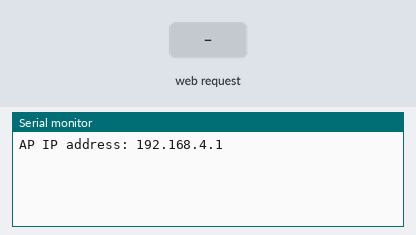
Bench run of a sketch on a simulated ESP32. Parts: the last lines printed to the serial monitor. Inputs (shaded band) come from the test bench. WiFi joins after 1.5 s; servers stay silent unless stated.

Above: at 1.2 s.
1.3 s: HTTP request GET /update received
At 2.2 s:
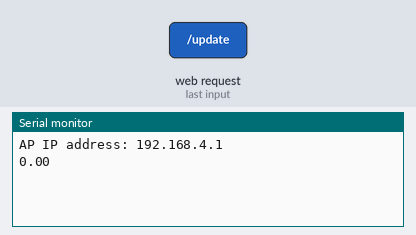
2.8 s: HTTP request GET /update?value=1 received
At 3.3 s:
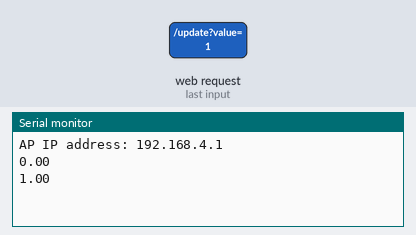

The sketch:

ESP32_Thinkspeak_Master.ino
```cpp
 #include <WiFi.h>
 #include <WebServer.h>
#include <HTTPClient.h>

const char *ssid = "Master_thinkspeak";
const char *password = "master1234";

const char *ssid_STA     = "I-Tech-Router"; // the ssid/name of the wifi, the esp will be connected to
const char *password_STA = "0512303189T"; // the password of that wifi


// Domain Name with full URL Path for HTTP POST Request
const char* serverName = "http://api.thingspeak.com/update";
// Service API Key
String apiKey = "GDKZYY76S4G4HLQX";

// THE DEFAULT TIMER IS SET TO 10 SECONDS FOR TESTING PURPOSES
// For a final application, check the API call limits per hour/minute to avoid getting blocked/banned
unsigned long lastTime = 0;
// Set timer to 10 minutes (600000)
//unsigned long timerDelay = 600000;
// Timer set to 10 seconds (10000)
unsigned long timerDelay = 10000;
WebServer server(80);
float Sensor_Value = 0.0;

void setup() {
  Serial.begin(115200);
  //WiFi.mode(WIFI_AP_STA);

  WiFi.softAP(ssid, password);
  IPAddress myIP = WiFi.softAPIP();
  Serial.print("AP IP address: ");
  Serial.println(myIP);
  server.on("/",handleIndex);
  server.on("/update",handleUpdate);
  server.begin();
    //station part
//  Serial.print("connecting to...");
//  Serial.println(ssid_STA);
//
//  WiFi.begin(ssid_STA,password_STA);
//
//  while(WiFi.status() != WL_CONNECTED) {
//    delay(500);
//    Serial.print(".");
//  }
//  Serial.println("");
//  Serial.print("Connected to WiFi network with IP Address: ");
//  Serial.println(WiFi.localIP());

}

void loop() {

server.handleClient();

//  if ((millis() - lastTime) > timerDelay) {
//    //Check WiFi connection status
//    if(WiFi.status()== WL_CONNECTED){
//      HTTPClient http;
//      http.begin(serverName);
//      http.addHeader("Content-Type", "application/x-www-form-urlencoded");
//      String httpRequestData = "api_key=" + apiKey + "&field1=" + String(random(10))+ "&field2=" + String(random(10,21))+ "&field3=" + String(random(20,31))+ "&field4=" + String(random(30,41));
//      http.POST(httpRequestData);
//      http.end();
//    }
//    else {
//      Serial.println("WiFi Disconnected");
//    }
//    lastTime = millis();
//  }
}

void handleIndex(){
  server.send(200,"text/plain",String(Sensor_Value));
}
void handleUpdate(){
  Sensor_Value = server.arg("value").toFloat();
  Serial.println(Sensor_Value);
  server.send(200,"text/plain","Updated");
}
```

Measured:
- after the input at 1.3 s, the serial monitor: prints a new line at once (image 1)
- after the input at 2.8 s, the serial monitor: prints a new line at once (image 2)
